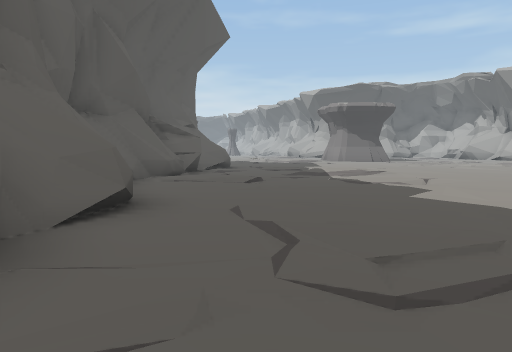
view 1 (above)

22 first-person views from a walk through a Unity game level. The camera is 1.3 m above the floor, tilts 4° down and sees 70° across. The floor is counted in squares, 2 m on a side. Each view is taken from the middle of a square. On the plan, view 1 faces up. The plan holds only what a view shows up to about 11 squares ahead; the rest is blank. The place goes on beyond the plan. The player is left out.

view 2
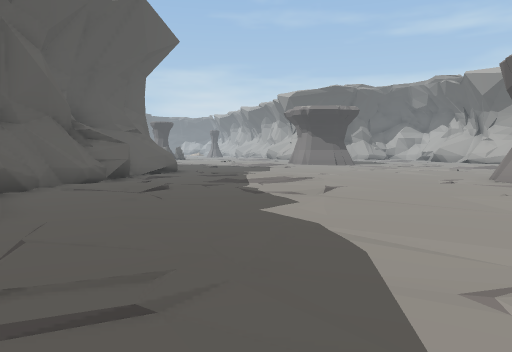

view 3
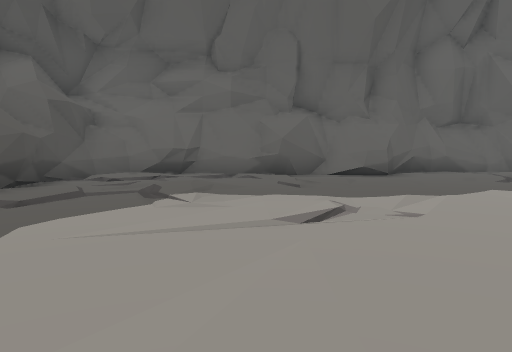

view 4
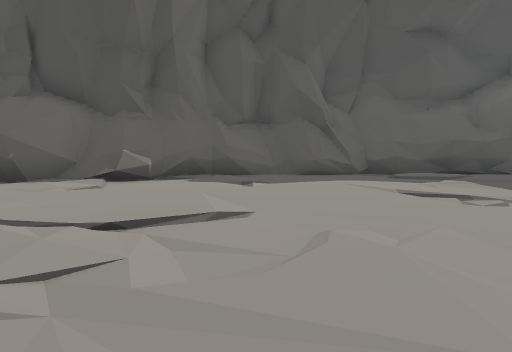

view 5
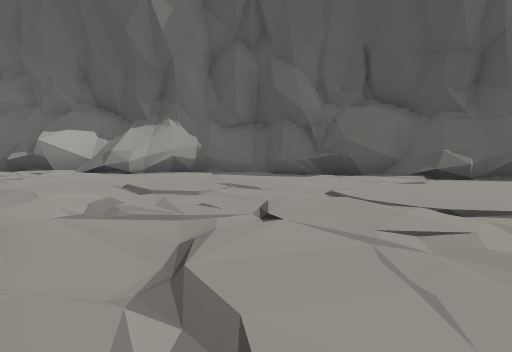

view 6
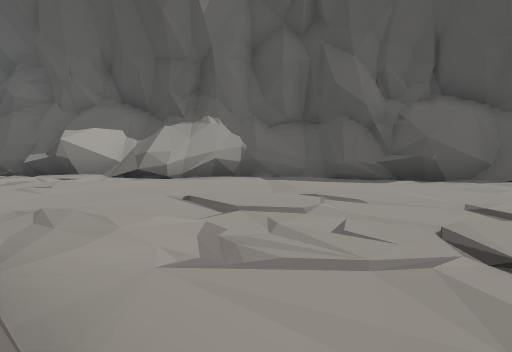

view 7
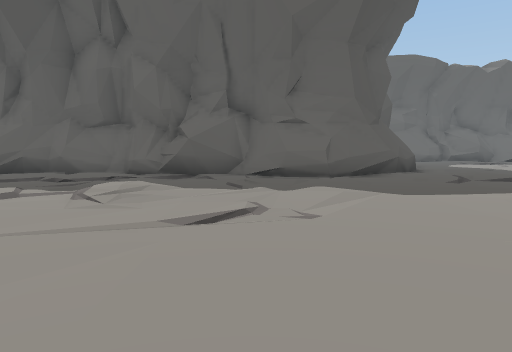

view 8
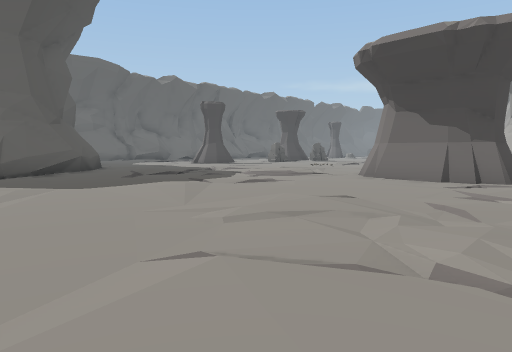

view 9
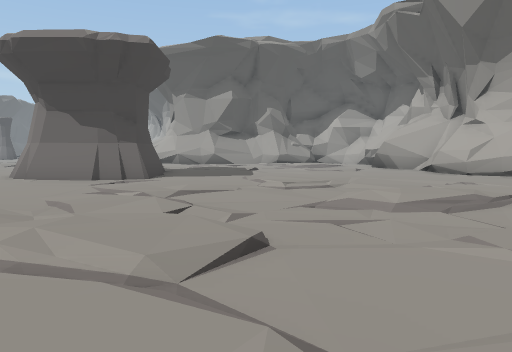

view 10
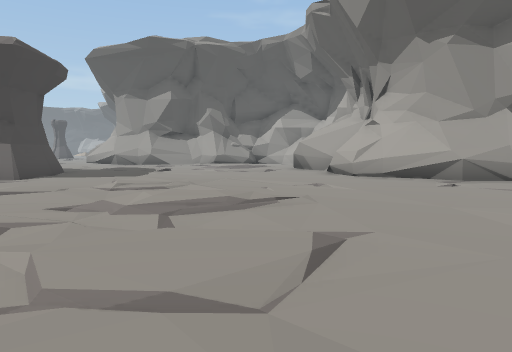

view 11
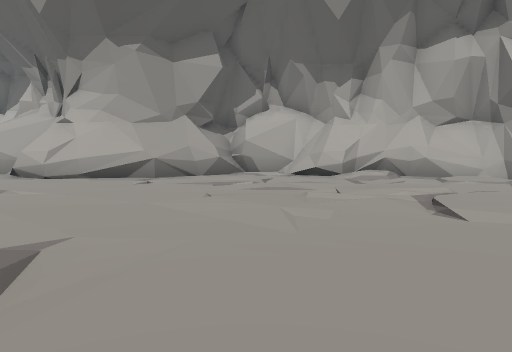

view 12
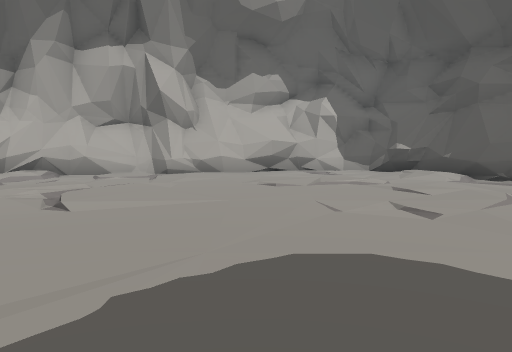

view 13
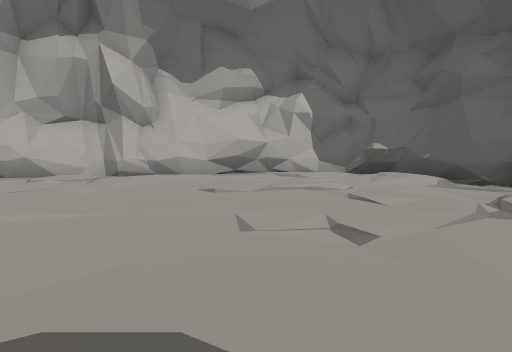

view 14
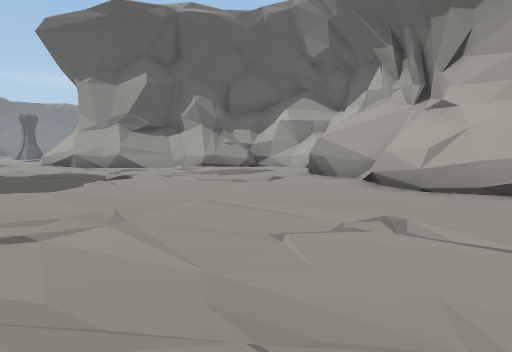

view 15
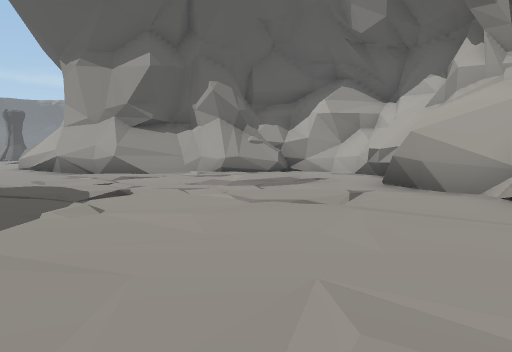

view 16
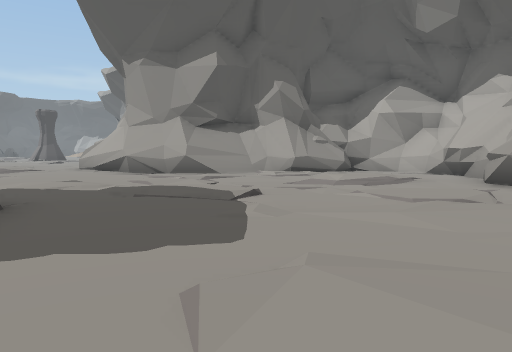

view 17
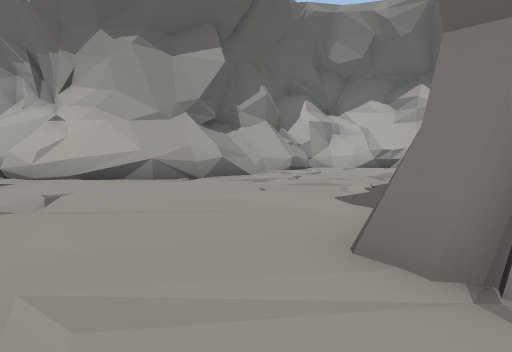

view 18
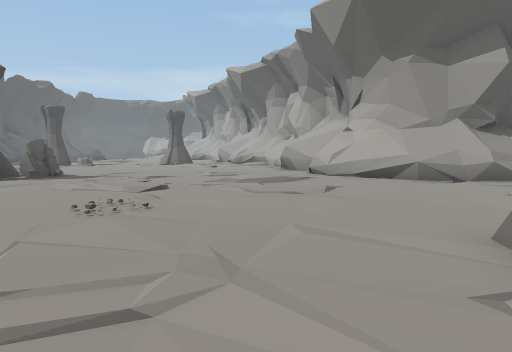

view 19
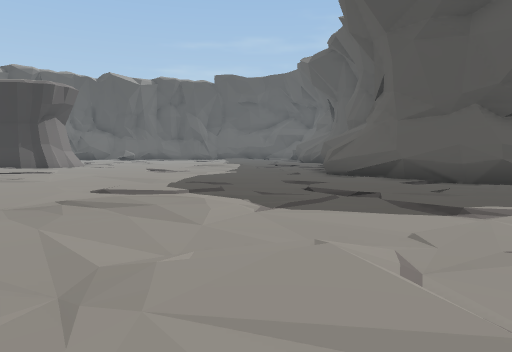

view 20
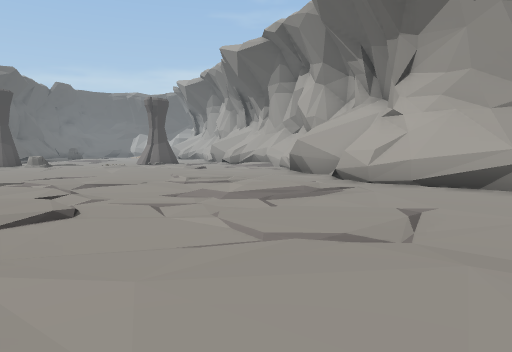

view 21
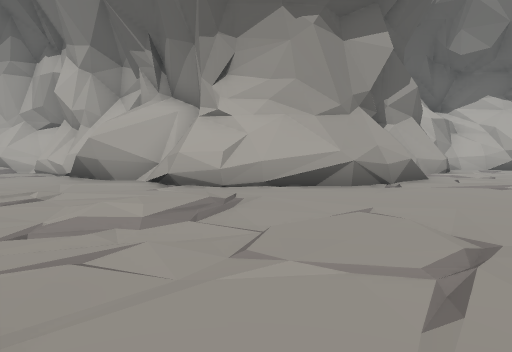

view 22
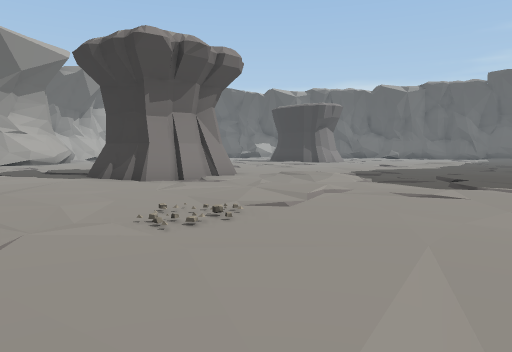

### Floor plan
Key: @ floor where view 1 was taken; # wall or solid block; . main floor; : floor 0.25 m higher than the main floor; / step, stairs or slope; = window, fence, low wall or low ledge; ^ raised ledge.
Columns run from 3 left of view 1 to 25 right of it. Each row starts with its distance up from view 1.
 35 ......##
 34 .......#
 33 ....:..##
 32 ....:..##
 31 ..:.....##
 30 .:/.///..#######//#
 29 ..:../....////:../#
 28 ./:/..//....:.....#
 27 ././../..../..///.#
 26 .:.......:.::.//..#
 25 .........:./:/.//.##
 24 ...........///../..#
 23  ......####:./.....#
 22  ...:..####........##
 21  .:..../###.........##
 20  :/.///.##/...:......####
 19 ..:../..../../:...../../#=
 18 ./:/../.....:.........:.=##
 17 .///../....//.///..../../###
 16 ##.......:.::../...:..:.//##
 15  #.......:./:/.//..:.::/.//#
 14  ##.......././../....///../#
 13  ##........:./.......:./...#
 12  #..:../......  ...........#
 11  #/..........   ...........##
 10  #/./:/.....#    .......:...#
  9 ##:../..../.##    ...../:...#
  8 #::/..//....:#     .........#
  7 #=..../....//.///..../..///##
  6 #.....:..:..:../...:..:./###
  5 ##.......:./:/.//..:./#^##
  4 #=.........///../....=####
  3 ##.........:./......###
  2 ##..:../............##
  1  #/................##
  0  #/@ :/.......:#^###
 -1  #:../..../..#####
 -2  #:/../.....##
 -3  ##..##.######
 -4   ########

Where each view was taken, in squares from view 1:
view 1: 0 up, 0 right, facing up
view 2: 0 up, 2 right, facing up
view 3: 1 up, 8 right, facing left
view 4: 7 up, 7 right, facing down
view 5: 8 up, 7 right, facing down-right
view 6: 8 up, 9 right, facing down-right
view 7: 12 up, 8 right, facing left
view 8: 12 up, 9 right, facing up-left
view 9: 12 up, 10 right, facing up
view 10: 12 up, 13 right, facing up
view 11: 12 up, 13 right, facing up-right
view 12: 11 up, 13 right, facing right
view 13: 10 up, 14 right, facing right
view 14: 16 up, 13 right, facing up
view 15: 19 up, 12 right, facing up
view 16: 19 up, 10 right, facing up
view 17: 22 up, 2 right, facing up-right
view 18: 20 up, 2 right, facing up
view 19: 24 up, 1 right, facing down
view 20: 24 up, 2 right, facing up
view 21: 26 up, 0 right, facing up-right
view 22: 27 up, 3 left, facing down-right
